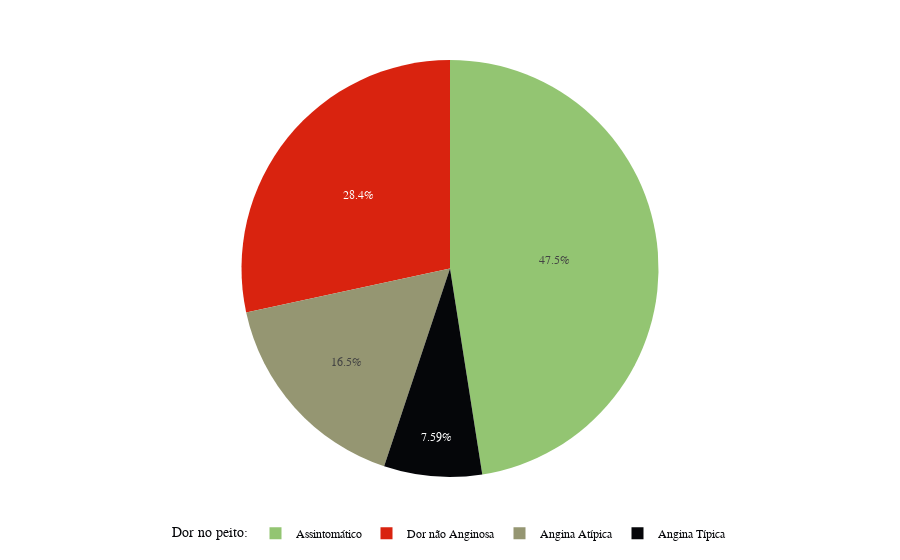

The cell this chart's notebook holds for it:
### Markdown cell above
### CP

### Code cell
# Pizza Graph

cp_map = {
    1: 'Angina Típica',
    2: 'Angina Atípica',
    3: 'Dor não Anginosa',
    4: 'Assintomático'
}


df['cp_labels'] = df['cp'].map(cp_map) # nova coluna com nomes das categorias

cp_groupby = df.groupby(['cp_labels']).size().reset_index(name='cp_count')


# Criando o gráfico de pizza com os nomes qualitativos

cp_pizza = px.pie(cp_groupby,
                  values='cp_count',
                  names='cp_labels',
                  color='cp_labels',
                  color_discrete_map = {'Angina Típica': color_pal[0], 'Angina Atípica': color_pal[2], 'Dor não Anginosa': color_pal[3], 'Assintomático' : color_pal[4]},
                  labels={'cp_labels': 'Tipo de Angina', 'cp_count' : 'Núm Pacientes'}
                  )

# Cores

# Layout

cp_pizza.update_layout(

    font=dict(family ="Fira Code, sans-serif", color = color_pal[0], size=12),
    legend=dict(
        title="Dor no peito:",
        orientation = 'h',
        xanchor="center",
        x=0.5,
    ),
)

cp_pizza.show()

### Figure 1 — Plotly figure (JSON) as saved in the notebook; plotly's stock layout.template omitted (floating-point values rounded to 4 significant figures)
{"data": [{"customdata": [["Angina Atípica"], ["Angina Típica"], ["Assintomático"], ["Dor não Anginosa"]], "domain": {"x": [0, 1], "y": [0, 1]}, "hovertemplate": "Tipo de Angina=%{customdata[0]}<br>Núm Pacientes=%{value}<extra></extra>", "labels": ["Angina Atípica", "Angina Típica", "Assintomático", "Dor não Anginosa"], "legendgroup": "", "marker": {"colors": ["#959672", "#050609", "#93C572", "#D9230F"]}, "name": "", "showlegend": true, "type": "pie", "values": [50, 23, 144, 86]}], "layout": {"font": {"color": "#050609", "family": "Fira Code, sans-serif", "size": 12}, "legend": {"orientation": "h", "title": {"text": "Dor no peito:"}, "tracegroupgap": 0, "x": 0.5, "xanchor": "center"}, "margin": {"t": 60}}}
